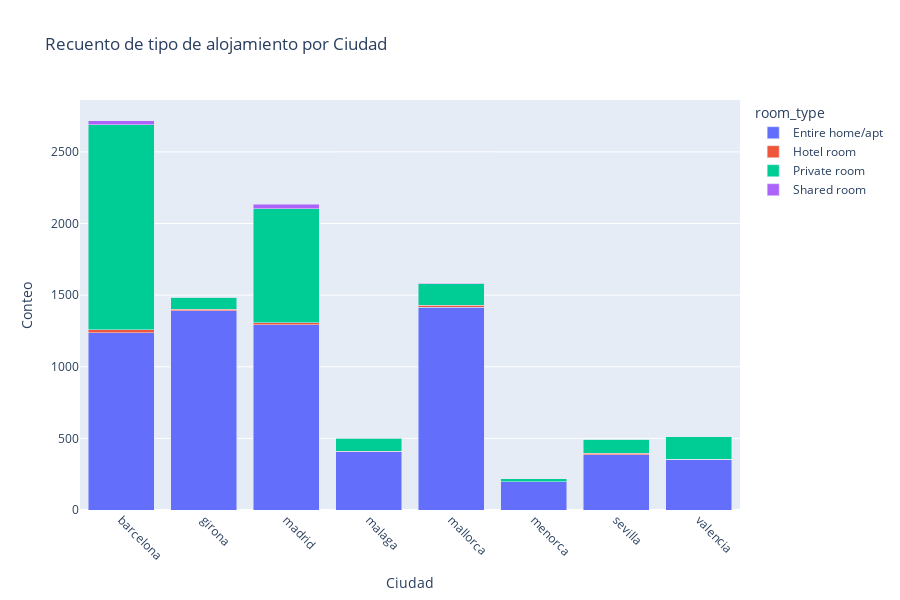

Notebook code for this chart:
### Markdown cell above
Conteo de tipo de alojamiento por ciudad

### Code cell
# Agrupar por 'city' y 'room_type' para obtener el conteo
room_city_count = df_op.groupby(['city', 'room_type']).size().reset_index(name='count')

# Crear el gráfico de barras apiladas
fig = px.bar(room_city_count, x='city', y='count', color='room_type', 
             title='Recuento de tipo de alojamiento por Ciudad', 
             labels={'city': 'City'}, 
             height=600, barmode='stack')

# Configurar el gráfico
fig.update_layout(xaxis_title='Ciudad', yaxis_title='Conteo', xaxis_tickangle=45)

fig.show()

### Figure 1 — Plotly figure (JSON) as saved in the notebook; plotly's stock layout.template omitted (floating-point values rounded to 4 significant figures)
{"data": [{"hovertemplate": "room_type=Entire home/apt<br>City=%{x}<br>count=%{y}<extra></extra>", "legendgroup": "Entire home/apt", "marker": {"color": "#636efa", "pattern": {"shape": ""}}, "name": "Entire home/apt", "orientation": "v", "showlegend": true, "textposition": "auto", "type": "bar", "x": ["barcelona", "girona", "madrid", "malaga", "mallorca", "menorca", "sevilla", "valencia"], "xaxis": "x", "y": [1237, 1390, 1294, 405, 1415, 198, 385, 353], "yaxis": "y"}, {"hovertemplate": "room_type=Hotel room<br>City=%{x}<br>count=%{y}<extra></extra>", "legendgroup": "Hotel room", "marker": {"color": "#EF553B", "pattern": {"shape": ""}}, "name": "Hotel room", "orientation": "v", "showlegend": true, "textposition": "auto", "type": "bar", "x": ["barcelona", "girona", "madrid", "malaga", "mallorca", "sevilla", "valencia"], "xaxis": "x", "y": [22, 11, 14, 4, 15, 11, 3], "yaxis": "y"}, {"hovertemplate": "room_type=Private room<br>City=%{x}<br>count=%{y}<extra></extra>", "legendgroup": "Private room", "marker": {"color": "#00cc96", "pattern": {"shape": ""}}, "name": "Private room", "orientation": "v", "showlegend": true, "textposition": "auto", "type": "bar", "x": ["barcelona", "girona", "madrid", "malaga", "mallorca", "menorca", "sevilla", "valencia"], "xaxis": "x", "y": [1430, 83, 796, 92, 149, 20, 97, 154], "yaxis": "y"}, {"hovertemplate": "room_type=Shared room<br>City=%{x}<br>count=%{y}<extra></extra>", "legendgroup": "Shared room", "marker": {"color": "#ab63fa", "pattern": {"shape": ""}}, "name": "Shared room", "orientation": "v", "showlegend": true, "textposition": "auto", "type": "bar", "x": ["barcelona", "girona", "madrid", "malaga", "mallorca", "sevilla", "valencia"], "xaxis": "x", "y": [30, 1, 30, 3, 4, 1, 3], "yaxis": "y"}], "layout": {"barmode": "stack", "height": 600, "legend": {"title": {"text": "room_type"}, "tracegroupgap": 0}, "title": {"text": "Recuento de tipo de alojamiento por Ciudad"}, "xaxis": {"anchor": "y", "domain": [0, 1], "tickangle": 45, "title": {"text": "Ciudad"}}, "yaxis": {"anchor": "x", "domain": [0, 1], "title": {"text": "Conteo"}}}}
